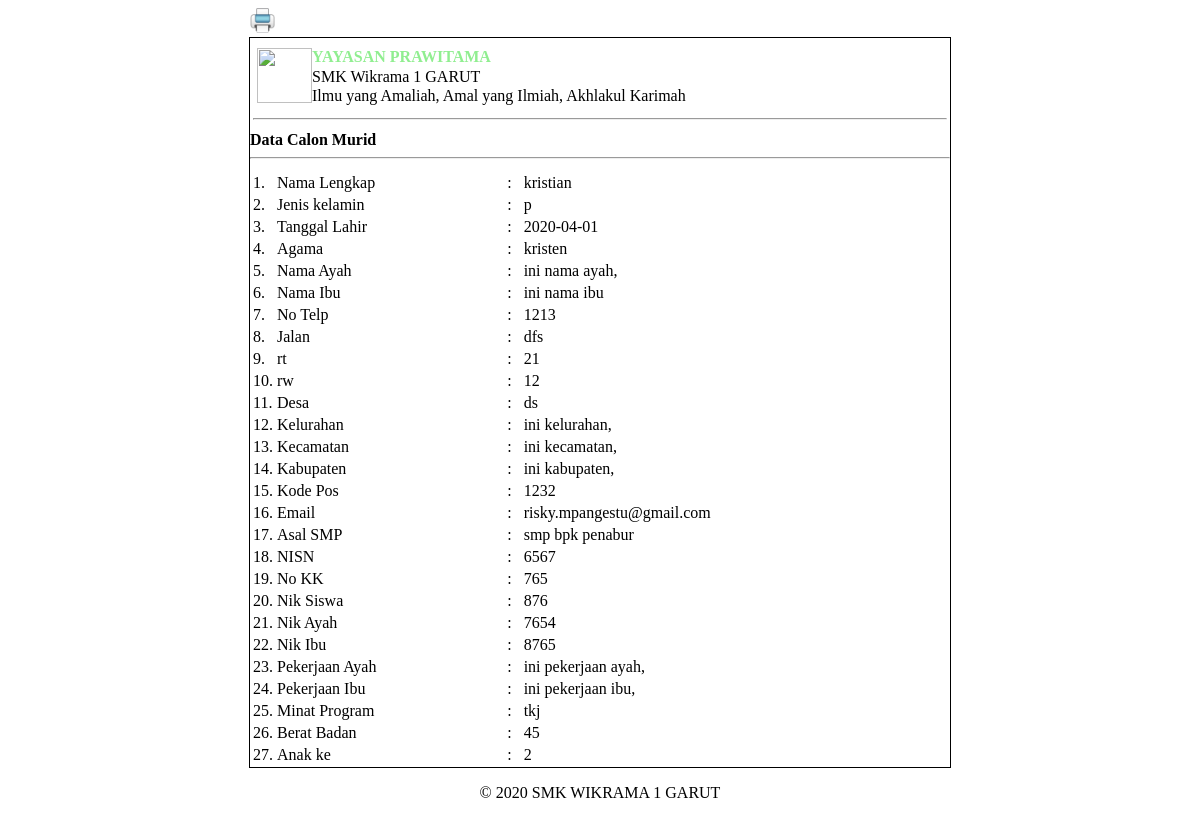
Screenshot of /daftar_sekolah/tampilan.php?id=5 with the database file from the repository.
### tables this page shows
CREATE TABLE `tb_daftar` (
  `id_daftar` int(11) NOT NULL,
  `nama_lengkap` varchar(100) NOT NULL,
  `jk` varchar(5) NOT NULL,
  `tanggal_lahir` date NOT NULL,
  `agama` varchar(30) NOT NULL,
  `nama_ayah` varchar(100) NOT NULL,
  `nama_ibu` varchar(100) NOT NULL,
  `telp` varchar(13) NOT NULL,
  `jalan` varchar(150) NOT NULL,
  `rt` int(11) NOT NULL,
  `rw` int(11) NOT NULL,
  `desa` varchar(100) NOT NULL,
  `kelurahan` varchar(100) NOT NULL,
  `kecamatan` varchar(100) NOT NULL,
  `kabupaten` varchar(100) NOT NULL,
  `kode_pos` int(11) NOT NULL,
  `emai` varchar(100) NOT NULL,
  `asal_smp` varchar(100) NOT NULL,
  `nisn` int(11) NOT NULL,
  `no_kk` int(11) NOT NULL,
  `nik_siswa` int(11) NOT NULL,
  `nik_ayah` int(11) NOT NULL,
  `nik_ibu` int(11) NOT NULL,
  `pekerjaan_ayah` varchar(100) NOT NULL,
  `pekerjaan_ibu` varchar(100) NOT NULL,
  `minat_program` varchar(100) NOT NULL,
  `berat_badan` int(11) NOT NULL,
  `anak_ke` int(11) NOT NULL
);

### daftar_sekolah/tampilan.php (the view, shortened to what this page needs)
<?php
    include_once("function/koneksi.php");
    $id = $_GET['id'];
    $query = mysqli_query($koneksi,"SELECT * FROM tb_daftar WHERE id_daftar = $id ");
    $row = mysqli_fetch_assoc($query);
 ?>
 <!DOCTYPE html>
<html>
    <head>
    </head>
    <body>
        <div class="print">
            <a href="#" onclick="document.getElementById('print').style.display='none';window.print();">
                <img src="images/print-icon.png" id="print" width="25" height="25" border="0" /></a>
        </div>
        <div class="utama">
            <table width="98%" border="0" cellspacing="0" cellpadding="0" align="center" style="margin-top:10px;">
                <tr>
                    <td width="7%" rowspan="3" align="center" valign="top">
                        <img src="images/logo.png" width="55" height="55" /></td>
                    <td width="93%" valign="top"><strong style="color:lightgreen;">YAYASAN PRAWITAMA </strong></td>
                </tr>
                <tr>
                    <td valign="top">SMK Wikrama 1 GARUT </td>
                </tr>
                <tr>
                    <td valign="top">Ilmu yang Amaliah, Amal yang Ilmiah, Akhlakul Karimah </td>
                </tr>
            </table>
            <table width="100%">
                <tr><td><hr></td></tr>
            </table>
            <table width="100%">
            <tr>
               <strong>Data Calon Murid</strong>
            </tr>
            <tr>
                <hr>
            </tr>
            <tr>
                <td width="3%">1.</td>
                <td>Nama Lengkap</td>
                <td>:</td>
                <td> <?= $row['nama_lengkap']; ?></td>
            </tr>
            <tr>
                <td>2.</td>
                <td >Jenis kelamin</td>
                <td>:</td>
                <td> <?= $row['jk']; ?></td>
            </tr>
            <tr>
                <td>3.</td>
                <td >Tanggal Lahir</td>
                <td>:</td>
                <td> <?= $row['tanggal_lahir']; ?></td>
            </tr>
            <tr>
                <td>4.</td>
                <td >Agama</td>
                <td>:</td>
                <td> <?= $row['agama']; ?></td>
            </tr>
            <tr>
                <td>5.</td>
                <td >Nama Ayah</td>
                <td>:</td>
                <td> <?= $row['nama_ayah']; ?></td>
            </tr>
            <tr>
                <td>6.</td>
                <td >Nama Ibu</td>
                <td>:</td>
                <td> <?= $row['nama_ibu']; ?></td>
            </tr>
            <tr>
                <td>7.</td>
                <td >No Telp</td>
                <td>:</td>
                <td> <?= $row['telp']; ?></td>
            </tr>
            <tr>
                <td>8.</td>
                <td >Jalan</td>
                <td>:</td>
                <td> <?= $row['jalan']; ?></td>
            </tr>
            <tr>
                <td>9.</td>
                <td >rt</td>
                <td>:</td>
                <td> <?= $row['rt']; ?></td>
            </tr>
            <tr>
                <td>10.</td>
                <td >rw</td>
                <td>:</td>
                <td> <?= $row['rw']; ?></td>
            </tr>
            <tr>
                <td>11.</td>
                <td >Desa</td>
                <td>:</td>
                <td> <?= $row['desa']; ?></td>
            </tr>
            <tr>
                <td>12.</td>
                <td >Kelurahan</td>
                <td>:</td>
                <td> <?= $row['kelurahan']; ?></td>
            </tr>
            <tr>
                <td>13.</td>
                <td >Kecamatan</td>
                <td>:</td>
                <td> <?= $row['kecamatan']; ?></td>
            </tr>
            <tr>
                <td>14.</td>
                <td >Kabupaten</td>
                <td>:</td>
                <td> <?= $row['kabupaten']; ?></td>
            </tr>
            <tr>
                <td>15.</td>
                <td >Kode Pos</td>
                <td>:</td>
                <td> <?= $row['kode_pos']; ?></td>
            </tr>
            <tr>
                <td>16.</td>
                <td >Email</td>
                <td>:</td>
                <td> <?= $row['emai']; ?></td>
            </tr>
            <tr>
                <td>17.</td>
                <td >Asal SMP</td>
                <td>:</td>
                <td> <?= $row['asal_smp']; ?></td>
            </tr>
            <tr>
                <td>18.</td>
                <td >NISN</td>
                <td>:</td>
                <td> <?= $row['nisn']; ?></td>
            </tr>
            <tr>
                <td>19.</td>
                <td >No KK</td>
                <td>:</td>
                <td> <?= $row['no_kk']; ?></td>
            </tr>
            <tr>
                <td>20.</td>
                <td >Nik Siswa</td>
                <td>:</td>
                <td> <?= $row['nik_siswa']; ?></td>
            </tr>
            <tr>
                <td>21.</td>
                <td >Nik Ayah</td>
                <td>:</td>
                <td> <?= $row['nik_ayah']; ?></td>
            </tr>
            <tr>
                <td>22.</td>
                <td >Nik Ibu</td>
                <td>:</td>
                <td> <?= $row['nik_ibu']; ?></td>
            </tr>
            <tr>
                <td>23.</td>
                <td >Pekerjaan Ayah</td>
                <td>:</td>
                <td> <?= $row['pekerjaan_ayah']; ?></td>
            </tr>
            <tr>
                <td>24.</td>
                <td >Pekerjaan Ibu</td>
                <td>:</td>
                <td> <?= $row['pekerjaan_ibu']; ?></td>
            </tr>
            <tr>
                <td>25.</td>
                <td >Minat Program</td>
                <td>:</td>
                <td> <?= $row['minat_program']; ?></td>
            </tr>
            <tr>
                <td>26.</td>
                <td >Berat Badan</td>
                <td>:</td>
                <td> <?= $row['berat_badan']; ?></td>
            </tr>
            <tr>
                <td>27.</td>
                <td >Anak ke</td>
                <td>:</td>
                <td> <?= $row['anak_ke']; ?></td>
            </tr>
            </table>
        </div>
    </body>
    <center><p>&copy; <?php echo date('Y'); ?> SMK WIKRAMA 1 GARUT</p></center>
</html>

### daftar_sekolah/tampilan.php (style rules this page uses)
.utama { margin:0 auto; border:thin solid #000; width:700px; }
.print { margin:0 auto; width:700px; }
a { text-decoration: none; }

### rows the page displays
tb_daftar: nama_lengkap "kristian", jk "p", tanggal_lahir "2020-04-01", agama "kristen", nama_ayah "ini nama ayah,", nama_ibu "ini nama ibu", telp "1213", jalan "dfs", rt "21", rw "12", desa "ds", kelurahan "ini kelurahan,", kecamatan "ini kecamatan,", kabupaten "ini kabupaten,", kode_pos "1232", emai "risky.mpangestu@gmail.com", asal_smp "smp bpk penabur", nisn "6567", no_kk "765", nik_siswa "876", nik_ayah "7654", nik_ibu "8765", pekerjaan_ayah "ini pekerjaan ayah,", pekerjaan_ibu "ini pekerjaan ibu,", minat_program "tkj", berat_badan "45", anak_ke "2"
